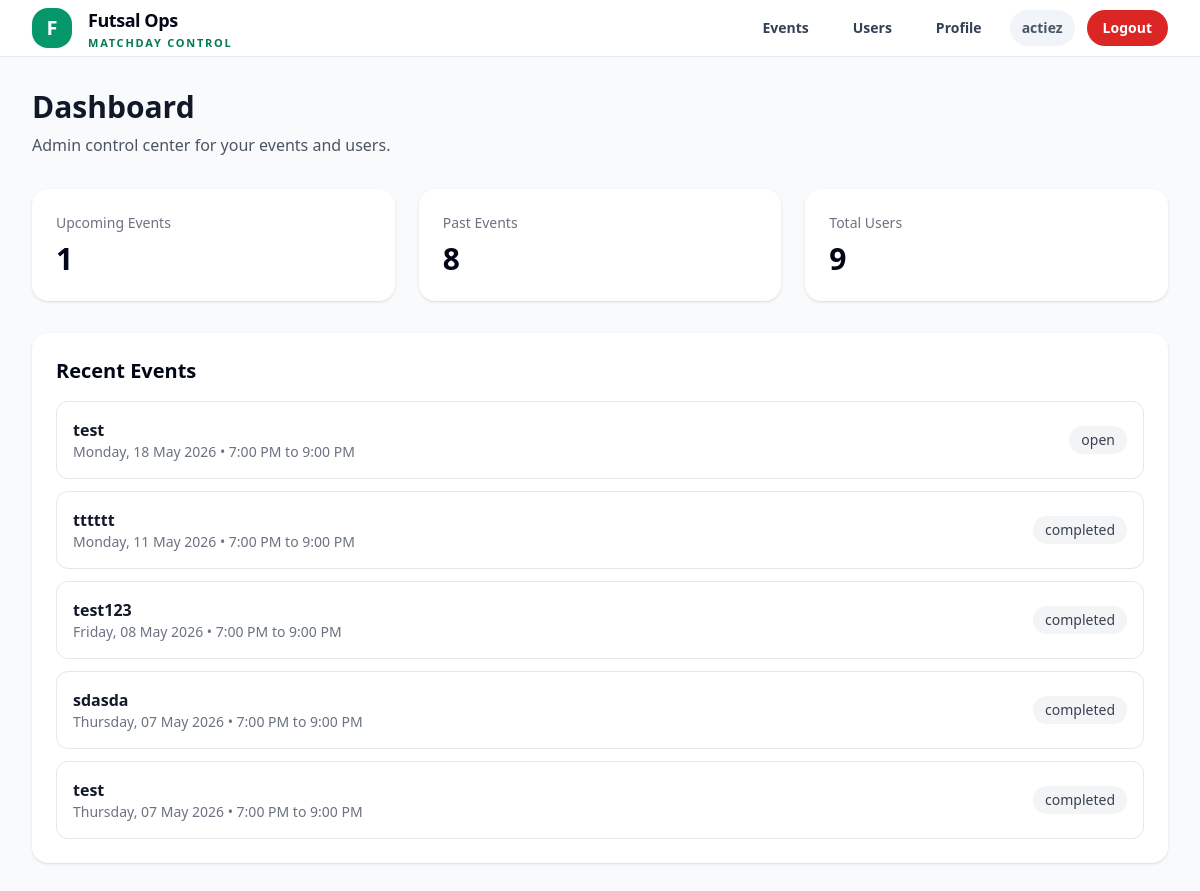
Page /dashboard/ (signed in) on the committed database.
### accounts/models.py (models this page shows, shortened)
class User(AbstractUser):
    ROLE_USER = "user"
    ROLE_ADMIN = "admin"
    ROLE_SUPERADMIN = "superadmin"
    ROLE_CHOICES = [
        (ROLE_USER, "User"),
        (ROLE_ADMIN, "Admin"),
        (ROLE_SUPERADMIN, "Superadmin"),
    ]
    PLAYER_NEW = "new"
    PLAYER_REGULAR = "regular"
    PLAYER_CORE = "core"
    PLAYER_NAUGHTY = "naughty"
    PLAYER_TYPE_CHOICES = [
        (PLAYER_NEW, "New"),
        (PLAYER_REGULAR, "Regular"),
        (PLAYER_CORE, "Core"),
        (PLAYER_NAUGHTY, "Naughty"),
    ]
    role = models.CharField(max_length=20, choices=ROLE_CHOICES, default=ROLE_USER)
    player_type = models.CharField(max_length=20, choices=PLAYER_TYPE_CHOICES, default=PLAYER_NEW)
    mobile_number = models.CharField(max_length=30, blank=True)
    games_played_count = models.PositiveIntegerField(default=0)
    email_verified = models.BooleanField(default=False)
    admin_notes = models.TextField(blank=True, default="")
    def is_admin_level(self):
        return self.is_authenticated and (
            self.is_superuser or self.role in {self.ROLE_ADMIN, self.ROLE_SUPERADMIN}
        )

### events/models.py (models this page shows, shortened)
class Event(models.Model):
    STATUS_DRAFT = "draft"
    STATUS_OPEN = "open"
    STATUS_FINALIZED = "finalized"
    STATUS_COMPLETED = "completed"
    STATUS_CANCELLED = "cancelled"
    STATUS_CHOICES = [
        (STATUS_DRAFT, "Draft"),
        (STATUS_OPEN, "Open"),
        (STATUS_FINALIZED, "Finalized"),
        (STATUS_COMPLETED, "Completed"),
        (STATUS_CANCELLED, "Cancelled"),
    ]
    registration_token = models.UUIDField(
        default=uuid.uuid4,
        unique=True,
        editable=False,
    )
    event_code = models.CharField(
        max_length=20,
        unique=True,
        default=generate_event_code,
        editable=False,
    )
    title = models.CharField(max_length=255)
    start_datetime = models.DateTimeField()
    end_datetime = models.DateTimeField()
    location = models.CharField(max_length=255)
    amount_payable = models.DecimalField(max_digits=8, decimal_places=2)
    playing_slots = models.PositiveIntegerField(default=15)
    waiting_slots = models.PositiveIntegerField(default=5)
    backup_slots = models.PositiveIntegerField(default=3)
    is_private = models.BooleanField(
        default=False,
        help_text="Private events are hidden from the public event list but accessible by registration link.",
    )
    status = models.CharField(
        max_length=20,
        choices=STATUS_CHOICES,
        default=STATUS_DRAFT,
    )
    created_by = models.ForeignKey(
        settings.AUTH_USER_MODEL,
        on_delete=models.SET_NULL,
        null=True,
        related_name="created_events",
    )
    created_at = models.DateTimeField(auto_now_add=True)
    updated_at = models.DateTimeField(auto_now=True)
    class Meta:
        ordering = ["start_datetime"]
    @property
    def weekday_display(self):
        local_start = timezone.localtime(self.start_datetime)
        return local_start.strftime("%A")
    @property
    def date_display(self):
        local_start = timezone.localtime(self.start_datetime)
        return local_start.strftime("%d %B %Y")
    @property
    def time_range_display(self):
        local_start = timezone.localtime(self.start_datetime)
        local_end = timezone.localtime(self.end_datetime)
        start = local_start.strftime("%I:%M %p").lstrip("0")
        end = local_end.strftime("%I:%M %p").lstrip("0")
        return f"{start} to {end}"
    @property
    def effective_status(self):
        from registrations.models import EventRegistration
        now = timezone.now()
        if now >= self.end_datetime:
            return "completed"
        playing_count = self.registrations.filter(
            status=EventRegistration.STATUS_PLAYING
        ).count()
        waiting_count = self.registrations.filter(
            status=EventRegistration.STATUS_WAITING
        ).count()
        if playing_count >= self.playing_slots and waiting_count >= self.waiting_slots:
            return "full"
        if playing_count >= self.playing_slots:
            return "playing_full"
        return "open"

### dashboard/views.py (the view)
# urls.py: path("", DashboardView.as_view(), name="dashboard"),
class DashboardView(AdminRequiredMixin, TemplateView):
    template_name = "dashboard/home.html"
    def get_context_data(self, **kwargs):
        context = super().get_context_data(**kwargs)
        now = timezone.now()
        context["upcoming_events_count"] = Event.objects.filter(start_datetime__gt=now).count()
        context["past_events_count"] = Event.objects.filter(end_datetime__lt=now).count()
        context["total_users_count"] = User.objects.count()
        context["recent_events"] = Event.objects.order_by("-start_datetime")[:5]
        return context

### core/mixins.py (called while the page is built)
    def dispatch(self, request, *args, **kwargs):
        if not request.user.is_authenticated:
            return redirect("login")
        if not request.user.is_admin_level():
            return redirect("player_home")
        return super().dispatch(request, *args, **kwargs)

### templates/dashboard/home.html
{% extends "base.html" %}
{% block content %}
<div class="mb-8">
    <h1 class="text-3xl font-bold text-gray-900">Dashboard</h1>
    <p class="text-gray-600 mt-2">Admin control center for your events and users.</p>
</div>
<div class="grid grid-cols-1 md:grid-cols-3 gap-6 mb-8">
    <div class="bg-white rounded-2xl shadow p-6">
        <div class="text-sm text-gray-500">Upcoming Events</div>
        <div class="text-3xl font-bold mt-2">{{ upcoming_events_count }}</div>
    </div>
    <div class="bg-white rounded-2xl shadow p-6">
        <div class="text-sm text-gray-500">Past Events</div>
        <div class="text-3xl font-bold mt-2">{{ past_events_count }}</div>
    </div>
    <div class="bg-white rounded-2xl shadow p-6">
        <div class="text-sm text-gray-500">Total Users</div>
        <div class="text-3xl font-bold mt-2">{{ total_users_count }}</div>
    </div>
</div>
<div class="bg-white rounded-2xl shadow p-6">
    <h2 class="text-xl font-semibold mb-4">Recent Events</h2>
    {% if recent_events %}
        <div class="space-y-3">
            {% for event in recent_events %}
                <div class="border rounded-xl p-4 flex items-center justify-between">
                    <div>
                        <div class="font-semibold text-gray-900">{{ event.title }}</div>
                        <div class="text-sm text-gray-500">
                            {{ event.weekday_display }}, {{ event.date_display }} • {{ event.time_range_display }}
                        </div>
                    </div>
                    <div class="text-sm px-3 py-1 rounded-full bg-gray-100 text-gray-700">
                        {{ event.effective_status }}
                    </div>
                </div>
            {% endfor %}
        </div>
    {% else %}
        <p class="text-gray-500">No events yet.</p>
    {% endif %}
</div>
{% endblock %}

### templates/base.html (shortened to what this page needs)
<!DOCTYPE html>
<html>
<head>
    <script src="https://cdn.tailwindcss.com"></script>
</head>
<body class="min-h-screen bg-slate-50 text-slate-950">
    <header class="sticky top-0 z-40 border-b border-slate-200 bg-white/95 backdrop-blur">
        <div class="max-w-7xl mx-auto px-4 sm:px-6 lg:px-8">
            <div class="h-14 flex items-center justify-between gap-6">
                <a href="/" class="flex items-center gap-4">
    			<div class="h-10 w-10 rounded-2xl bg-emerald-600 text-white flex items-center justify-center text-xl font-black shadow-sm">
        		   F
    			</div>
   			 <div class="leading-tight">
        			<div class="text-lg font-black tracking-tight text-slate-950">
            			   Futsal Ops
        			</div>
        			<div class="text-[11px] uppercase tracking-[0.16em] text-emerald-700 font-bold mt-0.5">
            		 	   Matchday Control
        			</div>
    			</div>
		</a>
                <div class="flex items-center gap-2 sm:gap-3">
                    {% if request.user.is_authenticated %}
                        {% if request.user.is_admin_level %}
                            <a href="{% url 'event_list' %}"
                               class="hidden sm:inline-flex items-center px-4 py-2 rounded-full text-sm font-semibold text-slate-700 hover:bg-emerald-50 hover:text-emerald-700">
                                Events
                            </a>
                            <a href="{% url 'user_list' %}"
                               class="hidden sm:inline-flex items-center px-4 py-2 rounded-full text-sm font-semibold text-slate-700 hover:bg-emerald-50 hover:text-emerald-700">
                                Users
                            </a>
                        {% endif %}
                        <a href="{% url 'profile' %}"
                           class="inline-flex items-center px-4 py-2 rounded-full text-sm font-semibold text-slate-700 hover:bg-emerald-50 hover:text-emerald-700">
                            Profile
                        </a>
                        <div class="hidden md:inline-flex items-center px-3 py-2 rounded-full bg-slate-100 text-sm font-semibold text-slate-600">
                            {{ request.user.username }}
                        </div>
                        <form method="post" action="/logout/">
                            <button type="submit"
                                class="inline-flex items-center px-4 py-2 rounded-full text-sm font-semibold bg-red-600 text-white hover:bg-red-700">
                                Logout
                            </button>
                        </form>
                    {% else %}
                        <a href="/login/"
                           class="inline-flex items-center px-5 py-2.5 rounded-full text-sm font-semibold bg-emerald-600 text-white hover:bg-emerald-700">
                            Login
                        </a>
                    {% endif %}
                </div>
            </div>
        </div>
    </header>
    <main class="max-w-7xl mx-auto px-4 sm:px-6 lg:px-8 py-8">
        {% block content %}{% endblock %}
    </main>
</body>
</html>

### rows in the picture
User: user.username "actiez"
Event: title "test", weekday_display "Monday", date_display "18 May 2026", time_range_display "7:00 PM to 9:00 PM", effective_status "open"
Event: title "tttttt", weekday_display "Monday", date_display "11 May 2026", time_range_display "7:00 PM to 9:00 PM", effective_status "completed"
Event: title "test123", weekday_display "Friday", date_display "08 May 2026", time_range_display "7:00 PM to 9:00 PM", effective_status "completed"
Event: title "sdasda", weekday_display "Thursday", date_display "07 May 2026", time_range_display "7:00 PM to 9:00 PM", effective_status "completed"
Event: title "test", weekday_display "Thursday", date_display "07 May 2026", time_range_display "7:00 PM to 9:00 PM", effective_status "completed"

### other values in the picture
{{ upcoming_events_count }} "1"
{{ past_events_count }} "8"
{{ total_users_count }} "9"
